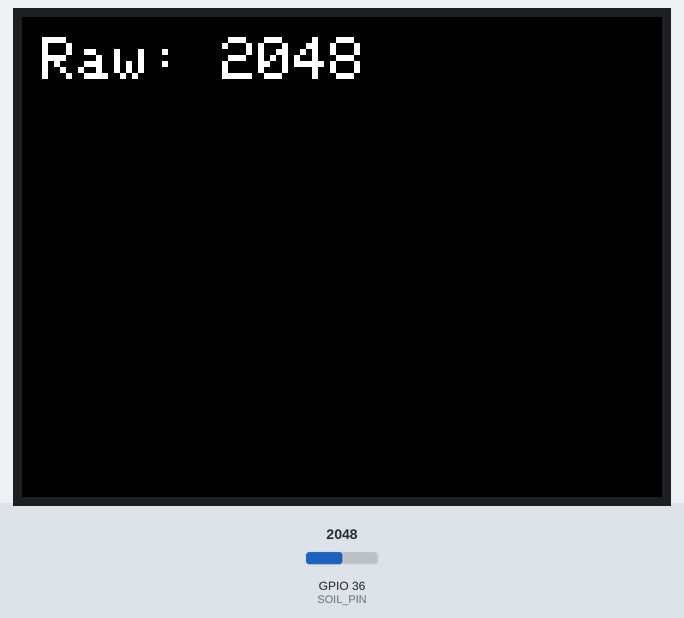
The sketch below on a simulated ESP32. On the bench: 320×240 colour display. The inputs (shaded band) are chosen by the test bench; at power-on: GPIO 36 (SOIL_PIN) = 2048. What the sketch prints to the serial monitor is not drawn.

Above: at 1.3 s.
1.4 s: GPIO 36 (SOIL_PIN) set to 2866
At 2.9 s:
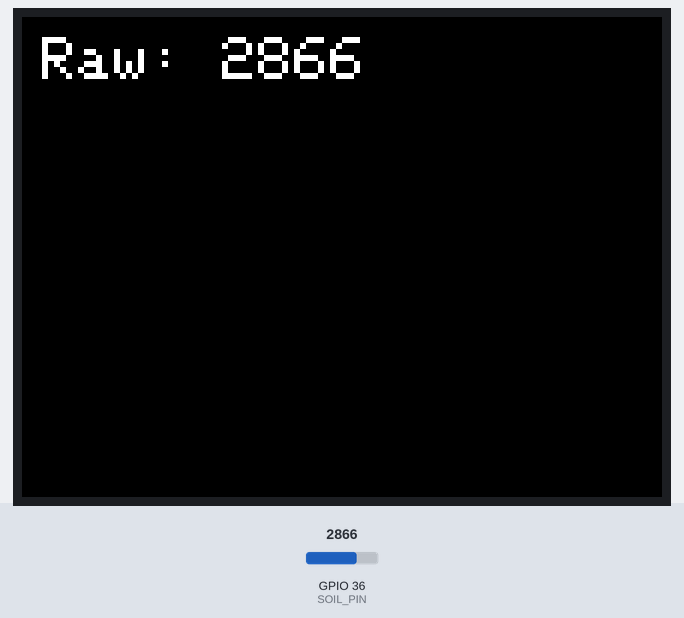
4.4 s: GPIO 36 (SOIL_PIN) set to 3603
At 6.2 s:
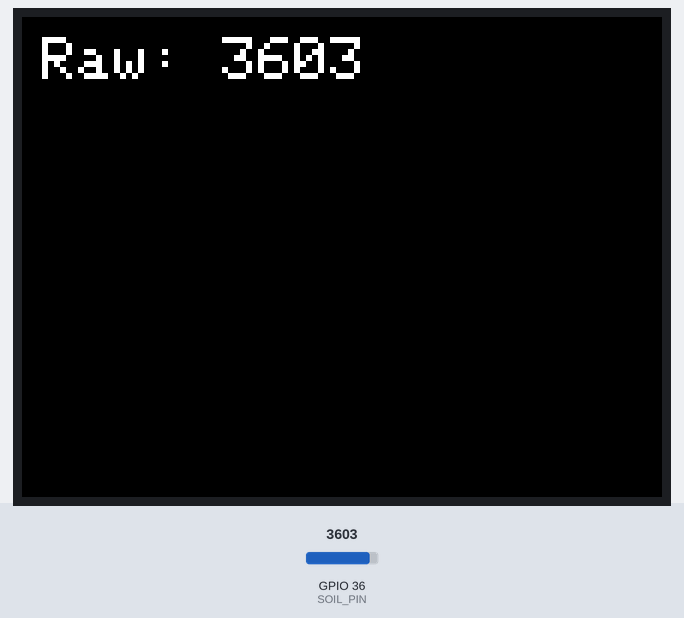
6.6 s: GPIO 36 (SOIL_PIN) set to 4095
At 8.4 s:
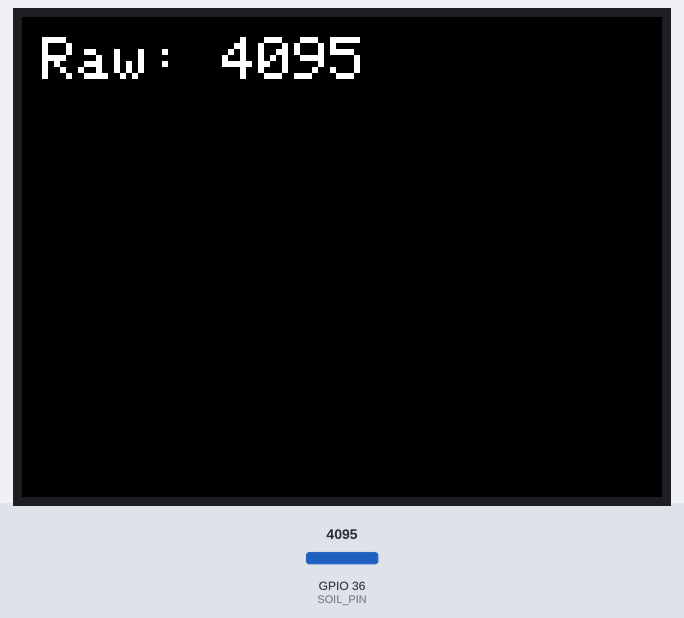
Timing chart, 0 to 9.9 s (numbered marks = the images above; inputs shaded):
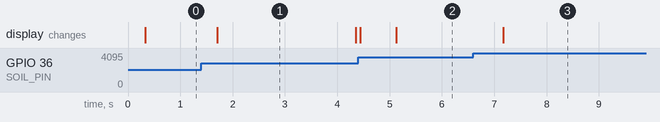

Measured:
- after the input at 1.4 s, the display: changes after 0.30 s (image 1)
- after the input at 4.4 s, the display: first differs from a run without the input after 0.72 s (image 2)
- after the input at 6.6 s, the display: changes after 0.57 s (image 3)
- what the display in image 1 shows lasts 2.7 s, from 1.7 s to 4.4 s

The sketch:

earth_calibration.ino
```cpp
// Earth unit calibration for the M5Stack Fire, Port B (analog output on G36).
// Averages 10 readings and shows the raw value on the screen and in Serial Monitor.
// Note the value in air (dry) and in water (wet), then use them as RAW_DRY and RAW_WET.

#include <M5Unified.h>

const int SOIL_PIN = 36;

void setup() {
  auto cfg = M5.config();
  M5.begin(cfg);
  Serial.begin(115200);
  M5.Display.setTextSize(3);
}

void loop() {
  long sum = 0;
  for (int i = 0; i < 10; i++) { sum += analogRead(SOIL_PIN); delay(10); }
  int raw = sum / 10;
  M5.Display.fillScreen(BLACK);
  M5.Display.setCursor(10, 10);
  M5.Display.printf("Raw: %d", raw);
  Serial.printf("raw=%d\n", raw);
  delay(500);
}
```
